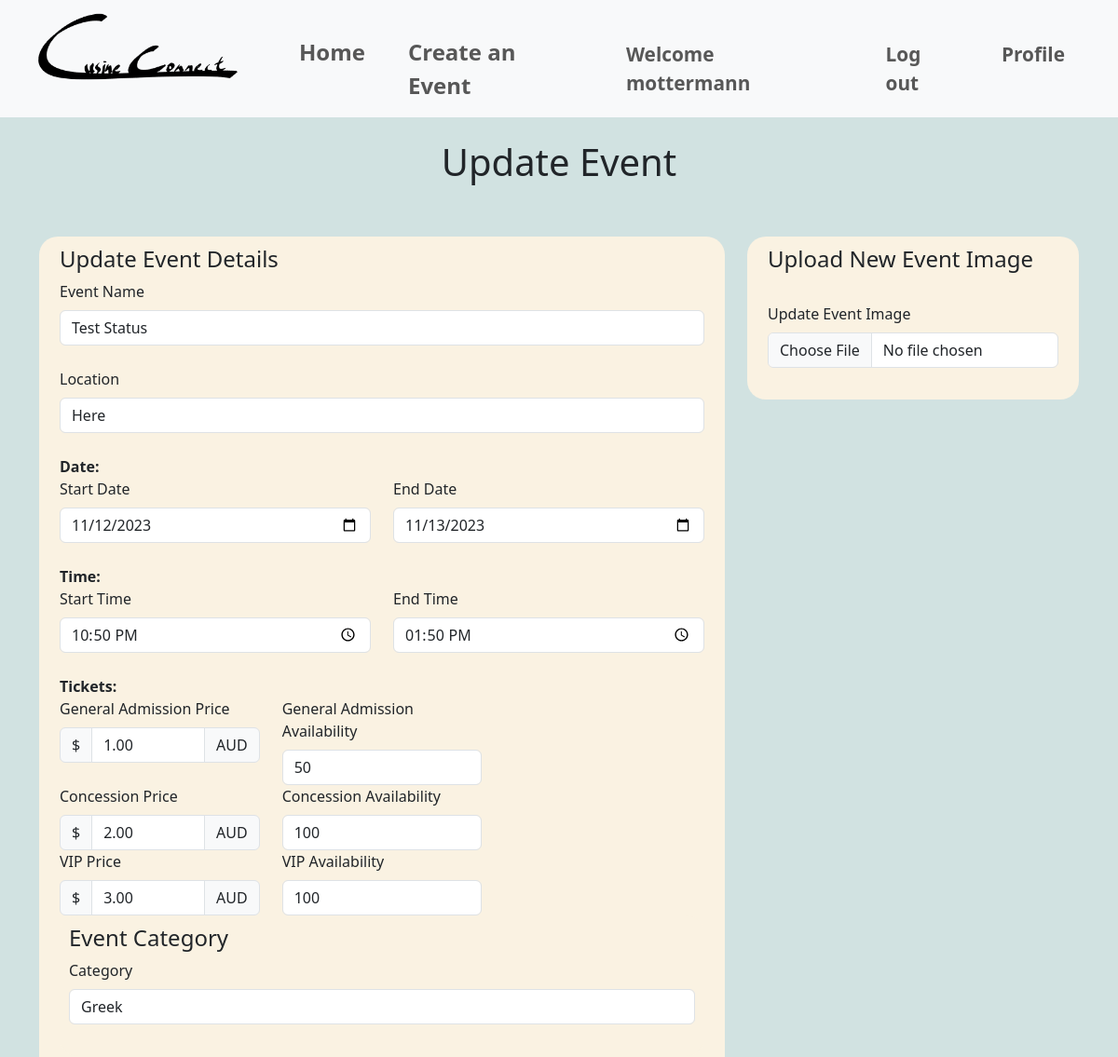
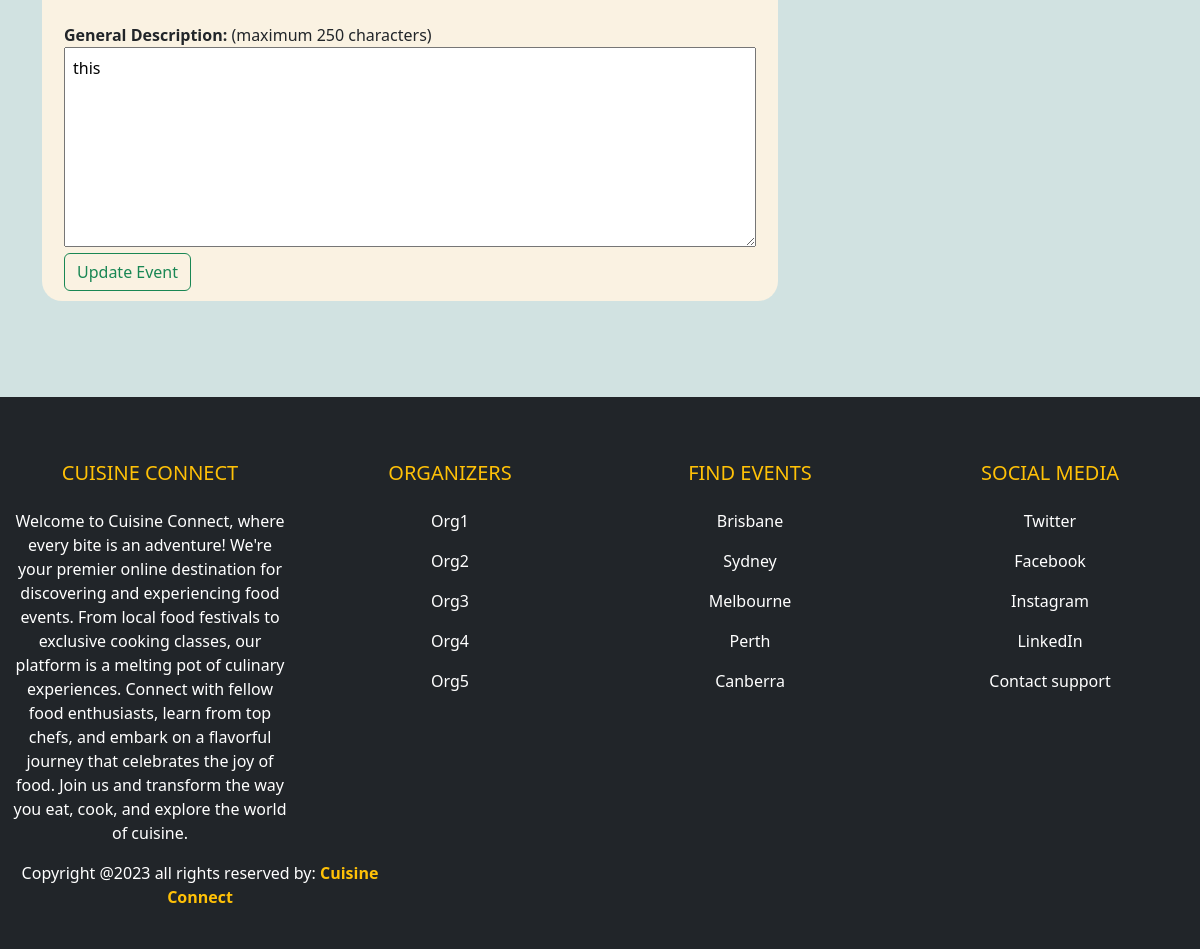
Screenshot of /events/update_event/6 (signed in) with the database file from the repository (2 pictures, top to bottom).
### website/models.py (models this page shows, shortened)
class User(db.Model, UserMixin):
    __tablename__='users'
    id = db.Column(db.Integer, primary_key=True)
    name = db.Column(db.String(100), index=True, unique=True, nullable=False)
    emailid = db.Column(db.String(100), index=True, nullable=False)
    contactnumber = db.Column(db.Integer)
    address = db.Column(db.String(15), unique=True, index=True, nullable=True)
    password_hash = db.Column(db.String(255), nullable=False)
    comments = db.relationship('Comment', backref='user')

class Event(db.Model):
    __tablename__ = 'events'
    id = db.Column(db.Integer, primary_key=True)
    name = db.Column(db.String(80), nullable=False)
    location = db.Column(db.String(400), nullable=False)
    start_date = db.Column(db.Date, nullable=False)
    end_date = db.Column(db.Date, nullable=False)
    start_time = db.Column(db.Time, nullable=False)
    end_time = db.Column(db.Time, nullable=False)
    ga_price = db.Column(db.Numeric, nullable=False)
    ga_availability = db.Column(db.Integer, nullable=False)
    concession_price = db.Column(db.Numeric, nullable=False)
    concession_availability = db.Column(db.Integer, nullable=False)
    vip_price = db.Column(db.Numeric, nullable=False)
    vip_availability = db.Column(db.Integer, nullable=False)
    description = db.Column(db.Text, nullable=False)
    image = db.Column(db.String(400), nullable=True)
    event_guidelines = db.Column(db.Text, nullable=True)
    terms_conditions = db.Column(db.Text, nullable=True)
    category = db.Column(db.String(80), nullable=True)
    comments = db.relationship('Comment', backref='event')
    user_id = db.Column(db.Integer, db.ForeignKey('users.id'))
    user = db.relationship('User', backref=db.backref('events', lazy=True))
    is_cancelled = db.Column(db.Boolean, default=False)
    event_bookings = db.relationship('Bookings', back_populates='event', lazy=True)

### website/events.py (the view)
@bp.route('/update_event/<int:id>', methods=['GET', 'POST'])
@login_required
def update_event(id):
    event = Event.query.get_or_404(id)
    if event.user_id != current_user.id:
        flash('You do not have permission to edit this event.')
        return redirect(url_for('event.show', id=id))
    form = EventForm(obj=event)  # Pre-populate the form with the event's data
    if form.validate_on_submit():
        event.name = form.name.data
        event.location = form.location.data
        event.start_date = form.start_date.data
        event.end_date = form.end_date.data
        event.start_time = form.start_time.data
        event.end_time = form.end_time.data
        event.ga_price = form.ga_price.data
        event.ga_availability = form.ga_availability.data
        event.concession_price = form.concession_price.data
        event.concession_availability = form.concession_availability.data
        event.vip_price = form.vip_price.data
        event.vip_availability = form.vip_availability.data
        event.description = form.description.data
        if form.image_update.data: # Check if the image file has been updated
            new_image_filename = save_image(form.image_update.data)
            if new_image_filename:
                event.image = new_image_filename
        event.category = form.category.data
        event.event_guidelines = form.event_guidelines.data
        event.terms_conditions = form.terms_conditions.data
        try:
            db.session.commit()
            print("Successful update")
            flash('Event updated successfully.')
            return redirect(url_for('main.index'))
        except Exception as e:
            print("Error updating event:", e)
            db.session.rollback()
            flash('An error occurred. Event update failed.')
    else:
        print(form.errors)
    return render_template('events/updateEvent.html', form=form, event=event)

### website/templates/events/updateEvent.html (shortened to what this page needs)
{% extends 'base.html' %}
{% block header %}
<link rel="stylesheet" href="{{ url_for('static', filename='style/style.css') }}">
{% endblock %}
{% block content %}
<div>
    <div class="heading">
        <h1>Update Event</h1><br><br>
    </div>
    <form method="post" action="{{ url_for('event.update_event', id=event.id) }}" enctype="multipart/form-data" class="container">
        <div class="row">
            <div class="col-sm-8">
                <div class="formLayout">
                    <div class="container">
                        <h4>Update Event Details</h4>
                        {{ form.name.label(class="form-label") }}
                        {{ form.name(class="form-control") }}<br>
                        {{ form.location.label(class="form-label") }}
                        {{ form.location(class="form-control") }}<br>
                        <b>Date:</b><br>
                        <div class="row">
                            <div class="col-sm-6">
                                {{ form.start_date.label(class="form-label") }}
                                {{ form.start_date(class="form-control") }}
                            </div>
                            <div class="col-sm-6">
                                {{ form.end_date.label(class="form-label") }}
                                {{ form.end_date(class="form-control") }}
                            </div>
                        </div><br>
                        <b>Time:</b><br>
                        <div class="row">
                            <div class="col-sm-6">
                                {{ form.start_time.label(class="form-label") }}
                                {{ form.start_time(class="form-control") }}
                            </div>
                            <div class="col-sm-6">
                                {{ form.end_time.label(class="form-label") }}
                                {{ form.end_time(class="form-control") }}
                            </div>
                        </div><br>
                        <b>Tickets:</b><br>
                        <div class="row">
                            <div class="col-sm-4">
                                {{ form.ga_price.label(class="form-label") }}
                                <div class="input-group">
                                    <div class="input-group-text">$</div>
                                    {{ form.ga_price(class="form-control") }}
                                    <div class="input-group-text">AUD</div>
                                </div>
                            </div>
                            <div class="col-sm-4">
                                {{ form.ga_availability.label(class="form-label") }}
                                {{ form.ga_availability(class="form-control") }}
                            </div>
                        </div>
                        <div class="row">
                            <div class="col-sm-4">
                                {{ form.concession_price.label(class="form-label") }}
                                <div class="input-group">
                                    <div class="input-group-text">$</div>
                                    {{ form.concession_price(class="form-control") }}
                                    <div class="input-group-text">AUD</div>
                                </div>
                            </div>
                            <div class="col-sm-4">
                                {{ form.concession_availability.label(class="form-label") }}
                                {{ form.concession_availability(class="form-control") }}
                            </div>
                        </div>
                        <div class="row">
                            <div class="col-sm-4">
                                {{ form.vip_price.label(class="form-label") }}
                                <div class="input-group">
                                    <div class="input-group-text">$</div>
                                    {{ form.vip_price(class="form-control") }}
                                    <div class="input-group-text">AUD</div>
                                </div>
                            </div>
                            <div class="col-sm-4">
                                {{ form.vip_availability.label(class="form-label") }}
                                {{ form.vip_availability(class="form-control") }}
                            </div>
                        </div>
                        <div class="row">
                            <div class="col-sm-12">
                                <div class="formLayout">
                                    <h4>Event Category</h4>
                                    {{ form.category.label(class="form-label") }}
                                    {{ form.category(class="form-control") }}<br>
                                </div>
                            </div>
                        </div><br>
                        <b>General Description:</b> (maximum 250 characters)<br>
                        {{ form.description(class="inputBox", maxlength="250") }}<br>
                        {{ form.update_event(class="btn btn-outline-success", value="Update Event") }}
                    </div>
                </div>
            </div>
            <div class="col-sm-4">
                <div class="formLayout">
                    <div class="container">
                        <h4>Upload New Event Image</h4><br>
                        {{ form.image_update.label(class="form-label") }}
                        {{ form.image_update(class="form-control") }}<br>
                    </div>
                </div>
            </div>
        </div>
    </form>
</div>
<br><br><br><br>
{% endblock %}

### website/templates/base.html (shortened to what this page needs)
<!DOCTYPE html>
<html lang="en">
    <head>
        <link rel="stylesheet" href="{{url_for('static', filename='style/style.css')}}">
        <link href="https://cdn.jsdelivr.net/npm/bootstrap@5.3.1/dist/css/bootstrap.min.css" rel="stylesheet">
    </head>
    <body class="bGColor">
        <nav class="navbar sticky-top navbar-expand-sm bg-light navbar-light justify-content-center">
            <div class="container-fluid">
                    <ul class="navbar-nav">
                        <li><a class="navbar-brand" href = "{{ url_for('main.index') }}"><img src="{{url_for('static', filename='img/logo.png')}}" style="width:240px;height:90px"></a></li>
                        <li class="nav-item" ><a style="font-size: 150%; padding-top: 30px;" class="nav-link" href = "{{ url_for('main.index') }}"><b>Home</b></a></li>
                        <li class="nav-item" ><a style="font-size: 150%; padding-top: 30px;" class="nav-link" href = "{{ url_for('event.create') }}"><b>Create an Event</b></a></li>
                    </ul>
                    <ul class = "navbar-nav navbar-right">
                        {% if current_user.is_authenticated %}
                        <li class="nav-item" ><a style="font-size: 130%; padding-top: 30px;" class="nav-link" href = "#"><b>Welcome {{current_user.name}}</b></a></li>
                        <li class="nav-item" ><a style="font-size: 130%; padding-top: 30px;" class="nav-link" href = "{{ url_for('auth.logout') }}"><b>Log out</b></a></li>
                        {% else %}
                        <li class="nav-item" ><a style="font-size: 130%; padding-top: 30px;" class="nav-link" href = "{{ url_for('auth.login') }}"><b>Log in</b></a></li>
                        <li class="nav-item" ><a style="font-size: 130%; padding-top: 30px;" class="nav-link" href = "{{ url_for('auth.register') }}"><b>Sign up</b></a></li>
                        {% endif %}
                        {% if current_user.is_authenticated %}
                        <li class="nav-item"><a style="font-size: 130%; padding-right: 30px; padding-top: 30px;" class="nav-link" href = "{{ url_for('event.profile') }}"><b>Profile</b></a></li>
                        {% endif %}
                    </ul>
            </div>
        </nav>
        {% block header %}
        {% endblock %}
    {% block content %}
    {% endblock %}
    <footer class="bg-dark text-white pt-5 pb-4">
        <div class="container-fluid text-center text-md-left">
            <div class="row text-center text-md-left">
                <div class="col-md-3 col-lg-3 col-xl-3 mx-auto mt-3">
                    <h5 class="text-uppercase mb-4 font-weight-bold text-warning">Cuisine Connect</h5>
                    <p>Welcome to Cuisine Connect, where every bite is an adventure! We're your premier online destination for discovering and experiencing food events.
                        From local food festivals to exclusive cooking classes, our platform is a melting pot of culinary experiences. Connect with fellow food enthusiasts,
                        learn from top chefs, and embark on a flavorful journey that celebrates the joy of food. Join us and transform the way you eat, cook, and explore the world of cuisine.</p>
                </div>
                <div class="col-md-3 col-lg-3 col-xl-3 mx-auto mt-3">
                    <h5 class="text-uppercase mb-4 font-weight-bold text-warning">Organizers</h5>
                    <p>
                        <a href="#" class="text-white" style="text-decoration: none;">Org1</a>
                    </p>
                    <p>
                        <a href="#" class="text-white" style="text-decoration: none;">Org2</a>
                    </p>
                    <p>
                        <a href="#" class="text-white" style="text-decoration: none;">Org3</a>
                    </p>
                    <p>
                        <a href="#" class="text-white" style="text-decoration: none;">Org4</a>
                    </p>
                    <p>
                        <a href="#" class="text-white" style="text-decoration: none;">Org5</a>
                    </p>
                </div>
                <div class="col-md-3 col-lg-3 col-xl-3 mx auto mt-3">
                    <h5 class="text-uppercase mb-4 font-weight-bold text-warning">Find Events</h5>
                    <p>
                        <a href="#" class="text-white" style="text-decoration: none;">Brisbane</a>
                    </p>
                    <p>
                        <a href="#" class="text-white" style="text-decoration: none;">Sydney</a>
                    </p>
                    <p>
                        <a href="#" class="text-white" style="text-decoration: none;">Melbourne</a>
                    </p>
                    <p>
                        <a href="#" class="text-white" style="text-decoration: none;">Perth</a>
                    </p>
                    <p>
                        <a href="#" class="text-white" style="text-decoration: none;">Canberra</a>
                    </p>
                </div>
                <div class="col-md-3 col-lg-3 col-xl-3 mx auto mt-3">
                    <h5 class="text-uppercase mb-4 font-weight-bold text-warning">Social Media</h5>
                    <p>
                        <a href="#" class="text-white" style="text-decoration: none;">Twitter</a>
                    </p>
                    <p>
                        <a href="#" class="text-white" style="text-decoration: none;">Facebook</a>
                    </p>
                    <p>
                        <a href="#" class="text-white" style="text-decoration: none;">Instagram</a>
                    </p>
                    <p>
                        <a href="#" class="text-white" style="text-decoration: none;">LinkedIn</a>
                    </p>
                    <p>
                        <a href="#" class="text-white" style="text-decoration: none;">Contact support</a>
                    </p>
                </div>
            </div>
            <div class="row">
                <div class="col-md-4 col-lg-4">
                    <p>Copyright @2023 all rights reserved by:
                        <strong class="text-warning">Cuisine Connect</strong>
                    </p>
                </div>
            </div>
        </div>
      </footer>
    </body>
</html>

### website/static/style/style.css (style rules this page uses)
.heading { text-align: center; padding-top: 2%; }
.bGColor { background-color: rgba(196, 218, 216, 0.767); }
.navbar-nav > li { padding-left: 15px; padding-right: 15px; }
.formLayout { background-color: rgb(250, 242, 226); padding: 10px; border-radius: 20px; }
.inputBox { height: 200px; width:100%; padding: 8px; }

### rows the page displays
User: name "mottermann"
Event: name "Test Status", location "Here", start_date "11/12/2023", end_date "11/13/2023", start_time "22:50", end_time "13:50", ga_price "1.00", ga_availability "50", concession_price "2.00", concession_availability "100", vip_price "3.00", vip_availability "100", category "Greek", description "this"
